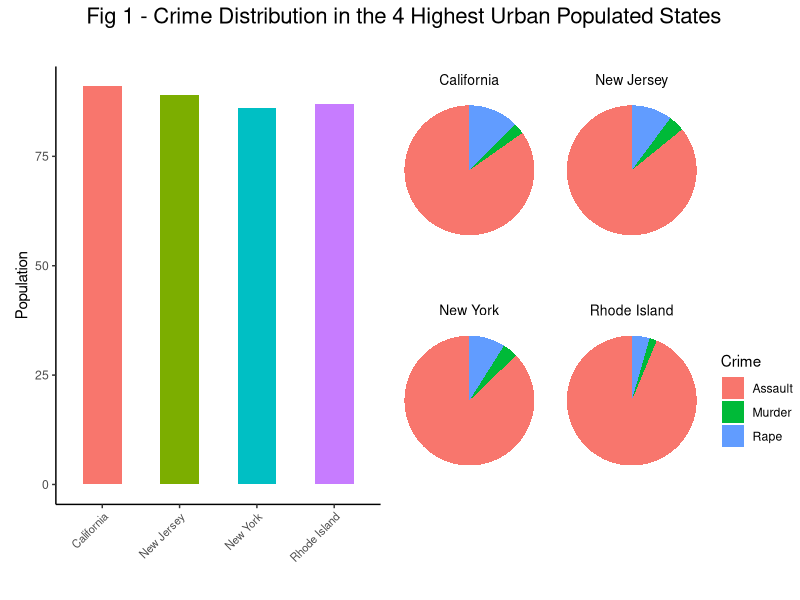
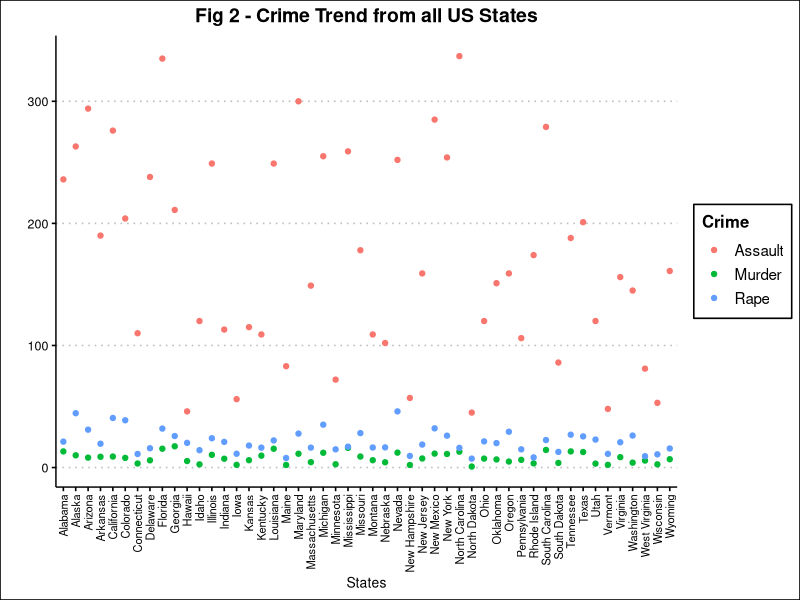
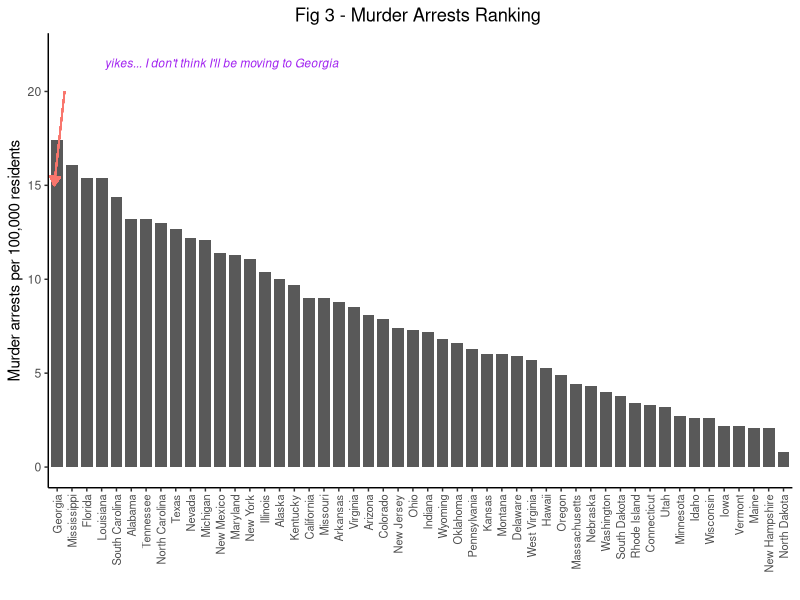
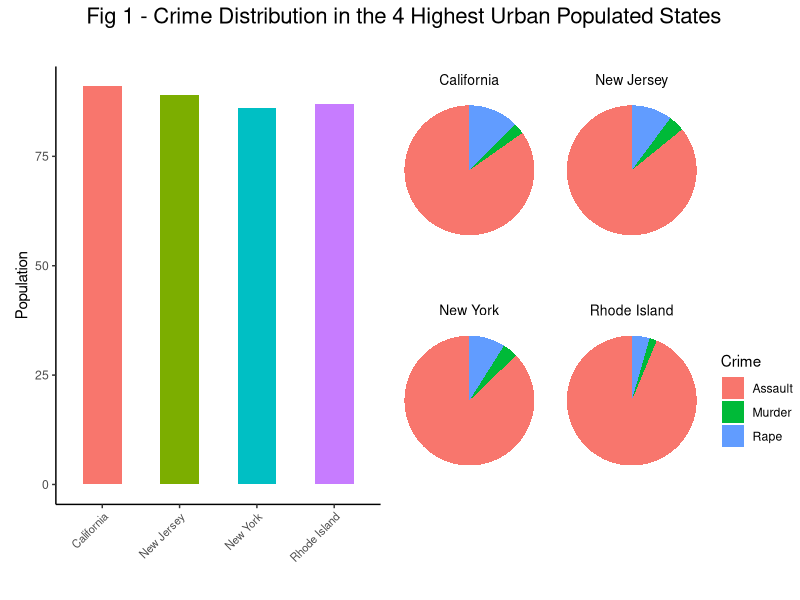
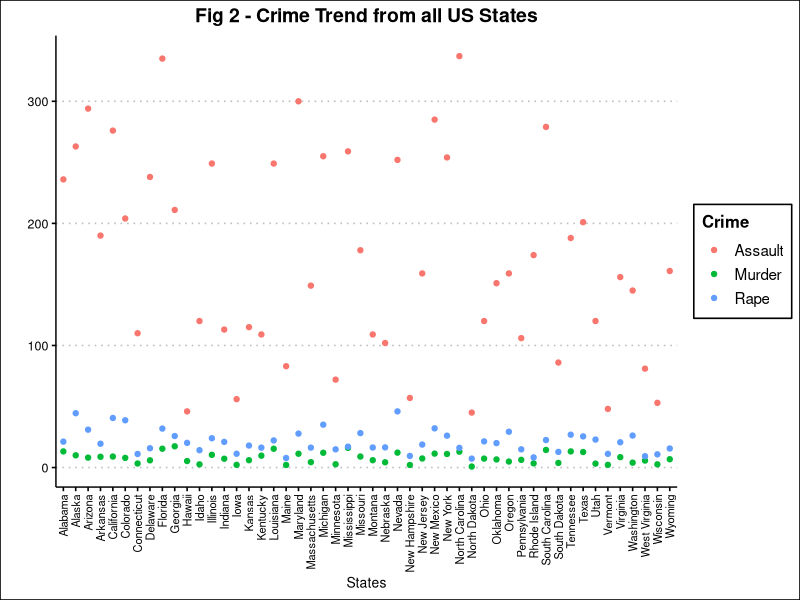
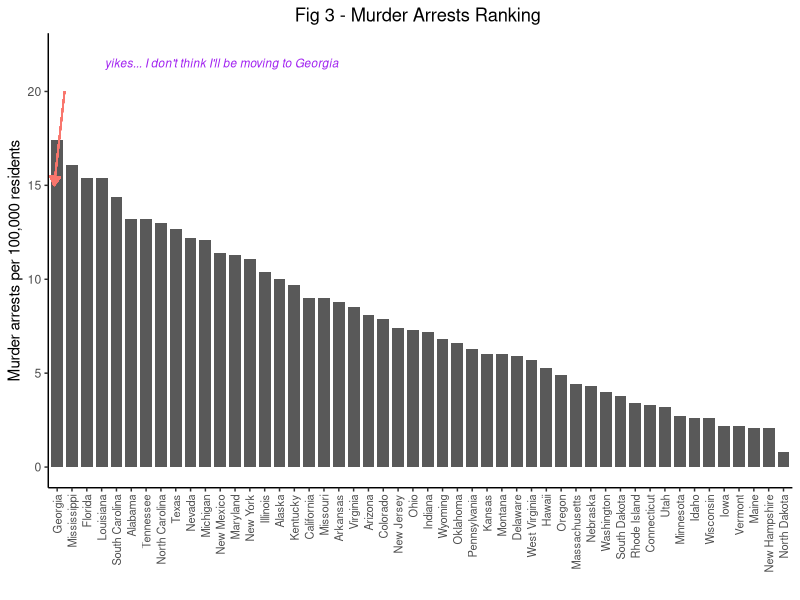

Reproduce these figures in R, in order.
## ---- chunk 1
knitr::opts_chunk$set(echo = TRUE)
## ---- chunk 2
library(tidyverse)
library(patchwork)
library(ggthemes)
## ---- chunk 3
df1 <- USArrests 
head(df1)
## ---- chunk 4
df1$State <- rownames(df1)
dVT <- df1 %>%
              gather(key = "Crime",
              value = "Value",
              Murder, Assault, Rape)

head(dVT)
## ---- chunk 5


p1 <- ggplot(data = dVT%>% filter(State == "California"),
       mapping = aes(x="", y = Value, fill= Crime)) +
        geom_bar(stat="identity", width=1) +
        coord_polar("y", start=0) +
        theme_void() + 
        theme(legend.position = "none") +
        labs(title = "California") +
        theme(plot.title = element_text(size = 10, hjust = 0.5))

p2 <- ggplot(data = dVT%>% filter(State == "New Jersey"),
             mapping = aes(x="", y = Value, fill= Crime)) +
  geom_bar(stat="identity", width=1) +
  coord_polar("y", start=0) +
  theme_void() + 
  theme(legend.position = "none") +
  labs(title = "New Jersey") +
  theme(plot.title = element_text(size = 10, hjust = 0.5))


p3 <- ggplot(data = dVT%>% filter(State == "New York"),
             mapping = aes(x="", y = Value, fill= Crime)) +
  geom_bar(stat="identity", width=1) +
  coord_polar("y", start=0) +
  theme_void() + 
  theme(legend.position = "none") +
  labs(title = "New York") +
  theme(plot.title = element_text(size = 10, hjust = 0.5))

p4 <- ggplot(data = dVT%>% filter(State == "Rhode Island"),
             mapping = aes(x="", y = Value, fill= Crime)) +
  geom_bar(stat="identity", width=1) +
  coord_polar("y", start=0) +
  theme_void() + 
  #theme(legend.position = "none") +
  labs(title = "Rhode Island") +
  theme(plot.title = element_text(size = 10, hjust = 0.5))


p5 <- ggplot(data = df1%>%
                   select(State, UrbanPop) %>%
                   arrange(desc(UrbanPop)) %>%
                   head(4),
       mapping = aes(x=State, y = UrbanPop, fill = State)) +
              geom_bar(stat="identity", width=0.5) +
              theme_classic() +
              theme(legend.position = "none") +
              labs(y = "Population", x = "") +
              theme(plot.title = element_text(size = 10, hjust = 0.5),
                    axis.text.x = element_text(angle = 45, hjust = 1, size = 8))
              
# Use patchwork to display multiple plots on a figure
fig1 <- (p5|(p1|p2)/(p3|p4)) + 
        plot_annotation(title = "Fig 1 - Crime Distribution in the 4 Highest Urban Populated States",
                        #caption = "Fig 1: Crime distributions in the most urbanly-populated states",
                        theme = theme(plot.title = element_text(size = 16, hjust = 0.5))
                        )
                                     # plot.caption = element_text(hjust = 0, margin = margin(t = 10))))

print(fig1)
ggsave("fig1.jpeg", fig1, width = 6, height = 4, dpi = 300)


## ---- chunk 6

fig2 <- ggplot(data = dVT, aes(x = State, y = Value, color = Crime)) +
  geom_point() +
  theme_clean() +
  labs(title = "Fig 2 - Crime Trend from all US States", x = "States", y = "") +
  theme(axis.text.x = element_text(angle = 90, vjust = 0.5, hjust = 1, size = 8),
        plot.title = element_text(hjust = 0.5))

print(fig2)

ggsave("p2.jpeg",fig2, width = 6, height = 4, dpi = 300)

## ---- chunk 7

fig3 <- ggplot(data = dVT %>% filter(Crime == "Murder"), 
               mapping = aes(x = factor(State, levels = State[order(Value, decreasing = T)]), y = Value)) +
  geom_bar(stat="identity", width=0.8) +
  theme_classic() +
  labs(title = "Fig 3 - Murder Arrests Ranking ", x = "", y = "Murder arrests per 100,000 residents") +
  theme(axis.text.x = element_text(angle = 90, vjust = 0.5, hjust = 1, size = 8),
        plot.title = element_text(hjust = 0.5)) +
  geom_segment(aes(x = 1.5, y = 20, xend = 0.8, yend = 15, color = "red"), 
                 arrow = arrow(type = "closed", length = unit(0.1, "inches"))) +
  annotate("text", 
            x = 20, y = 22, 
            label = "yikes... I don't think I'll be moving to Georgia", 
            size = 3, 
            color = "purple", fontface = "italic", hjust = 1, vjust = 1.5) + 
  theme(legend.position = "none")

print(fig3)

ggsave("fig3.jpeg",fig3, width = 6, height = 4, dpi = 300)

